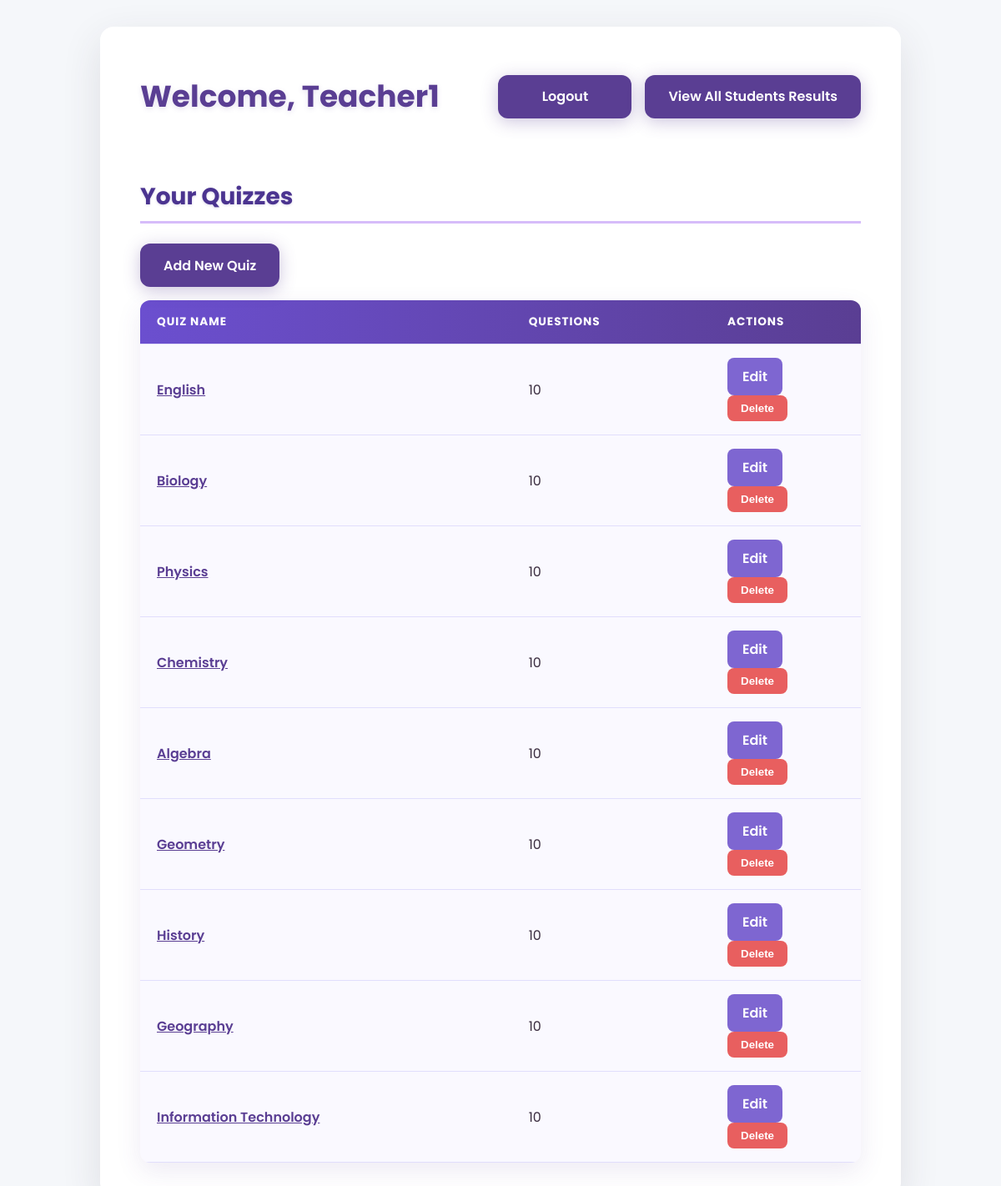
The app's page /teacher (signed in) with its own data.
### app.py (models this page shows)
class Quiz(db.Model):
    id = db.Column(db.Integer, primary_key=True)
    name = db.Column(db.String(100), nullable=False)
    questions = db.relationship('Question', back_populates='quiz', lazy=True, cascade='all, delete-orphan')

### app.py (the view)
@app.route('/teacher')
def teacher_dashboard():
    if 'user_id' not in session or session.get('role') != 'teacher':
        flash("Unauthorized access.", "warning")
        return redirect('/login')
    quizzes = Quiz.query.all()
    return render_template('teacher_dashboard.html', username=session.get('username'), quizzes=quizzes)

### templates/teacher_dashboard.html (shortened to what this page needs)
<!DOCTYPE html>
<html lang="en">
<head>
</head>
<body>
  <main class="dashboard-container" role="main">
    <header>
      <h1>Welcome, {{ username }} </h1>
      <nav class="button-group" aria-label="Primary actions">
        <a href="{{ url_for('logout') }}" class="button" role="button">Logout</a>
        <a href="{{ url_for('teacher_results') }}" class="button" role="button">View All Students Results</a>
      </nav>
    </header>
    <section aria-labelledby="quizzes-heading">
      <h2 id="quizzes-heading" class="section-heading">Your Quizzes</h2>
      <a href="{{ url_for('add_quiz') }}" class="button" style="margin-bottom: 1rem; display: inline-block;">Add New Quiz</a>
      {% if quizzes %}
        <table>
          <thead>
            <tr>
              <th scope="col">Quiz Name</th>
              <th scope="col">Questions</th>
              <th scope="col" style="width: 180px;">Actions</th>
            </tr>
          </thead>
          <tbody>
            {% for quiz in quizzes %}
              <tr>
                <td><a href="{{ url_for('quiz_view', quiz_id=quiz.id) }}" style="color: #5a3e93; font-weight: 600;">{{ quiz.name }}</a></td>
                <td>{{ quiz.questions|length }}</td>
                <td>
                  <a href="{{ url_for('edit_quiz', quiz_id=quiz.id) }}" class="action-link edit" role="button" aria-label="Edit Quiz {{ quiz.name }}">Edit</a>
                  <form method="post" action="{{ url_for('delete_quiz', quiz_id=quiz.id) }}" onsubmit="return confirm('Are you sure you want to delete this quiz?');" style="display:inline;">
                    <button type="submit" class="delete-btn" aria-label="Delete Quiz {{ quiz.name }}">Delete</button>
                  </form>
                </td>
              </tr>
            {% endfor %}
          </tbody>
        </table>
      {% else %}
        <p style="font-size: 1.1rem; color: #6b6b8a;">No quizzes available. Click "Add New Quiz" to create one.</p>
      {% endif %}
    </section>
  </main>
</body>
</html>

### templates/teacher_dashboard.html (style rules this page uses)
*, *::before, *::after { box-sizing: border-box; }
body { font-family: 'Poppins', sans-serif; background: #f5f7fa; margin: 0; padding: 2rem; color: #3c2f41; min-height: 100vh; display: flex; justify-content: center; }
.dashboard-container { background-color: #ffffff; max-width: 960px; width: 100%; border-radius: 16px; box-shadow: 0 16px 48px rgba(60, 47, 65, 0.12); padding: 2.5rem 3rem; display: flex; flex-direction: column; gap: 2rem; animation: fadeInUp 0.8s ease forwards; opacity: 0; transform: translateY(20px); }
header { display: flex; justify-content: space-between; align-items: center; gap: 1rem; flex-wrap: wrap; }
header h1 { font-weight: 700; font-size: 2.25rem; color: #5a3e93; flex-grow: 1; min-width: 260px; line-height: 1.1; text-shadow: 0 2px 6px rgba(90, 62, 147, 0.15); }
.button-group { display: flex; gap: 1rem; flex-wrap: wrap; }
.button { background: #5a3e93; color: #fff; padding: 0.85rem 1.75rem; border-radius: 12px; font-weight: 600; font-size: 1rem; border: none; cursor: pointer; box-shadow: 0 4px 20px rgba(90, 62, 147, 0.3); transition: background-color 0.3s ease, transform 0.2s ease, box-shadow 0.3s ease; text-align: center; min-width: 160px; user-select: none; text-decoration: none; display: inline-flex; justify-content: center; align-items: center; }
section { flex-grow: 1; }
.section-heading { font-weight: 700; font-size: 1.75rem; margin-bottom: 1.5rem; border-bottom: 3px solid #d6bcfa; padding-bottom: 0.5rem; color: #4b3490; text-shadow: 0 1px 3px rgba(75, 52, 144, 0.2); }
table { width: 100%; border-collapse: collapse; border-radius: 12px; overflow: hidden; box-shadow: 0 10px 30px rgba(90, 62, 147, 0.1); background: #faf9ff; font-size: 1rem; }
thead { background: linear-gradient(90deg, #6b4fcf, #5a3e93); color: white; text-transform: uppercase; letter-spacing: 0.07em; font-weight: 700; font-size: 0.85rem; }
th, td { padding: 1rem 1.25rem; text-align: left; border-bottom: 1px solid #e1defc; }
tbody tr { transition: background-color 0.3s ease, box-shadow 0.3s ease; }
a.action-link { font-weight: 600; color: #5a3e93; text-decoration: none; padding: 0.5rem 1rem; border-radius: 8px; border: 2px solid transparent; transition: all 0.25s ease; cursor: pointer; display: inline-block; user-select: none; }
a.action-link.edit { background-color: #7e66d1; color: #fff; margin-right: 12px; }
button.delete-btn { background-color: #e85f5f; color: white; border: none; padding: 0.5rem 1rem; border-radius: 8px; cursor: pointer; font-weight: 600; transition: background-color 0.3s ease, transform 0.25s ease; user-select: none; }

### records on screen
Quiz: name "English", questions|length "10"
Quiz: name "Biology", questions|length "10"
Quiz: name "Physics", questions|length "10"
Quiz: name "Chemistry", questions|length "10"
Quiz: name "Algebra", questions|length "10"
Quiz: name "Geometry", questions|length "10"
Quiz: name "History", questions|length "10"
Quiz: name "Geography", questions|length "10"
Quiz: name "Information Technology", questions|length "10"

### other values on screen
{{ username }} "Teacher1"
